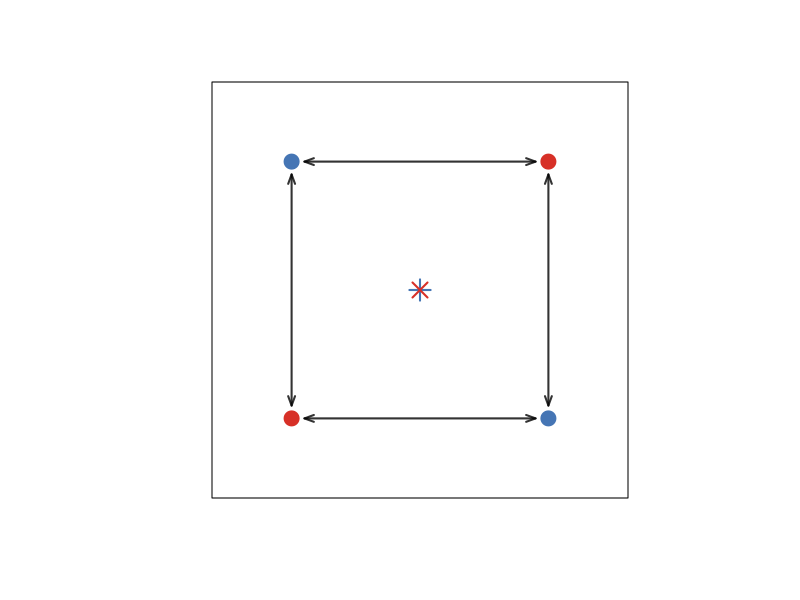

Write R code to recreate this figure.
## ---- chunk 1
knitr::opts_chunk$set(echo = TRUE,
                      fig.path='output/figures/meandiff')

movePoints <- function(x0y0, xy, d){
  total.dist <- apply(cbind(x0y0, xy), 1,
                      function(x) stats::dist(rbind(x[1:2], x[3:4])))
  p <- d / total.dist
  p <- 1 - p
  x0y0[,1] <- xy[,1] + p*(x0y0[,1] - xy[,1])
  x0y0[,2] <- xy[,2] + p*(x0y0[,2] - xy[,2])
  return(x0y0)
}


## ---- chunk 2
meandiff <- function(z1,z2){
  
  res <- vector('numeric', 0)
  
  for(i in 1:length(z1)){
    tmp <- z1[i] - z2
    res <- c(res,tmp)
  }
  
  mean(res)
}
## ---- chunk 3
set.seed(43805)
x <- rnorm(10, 50, 20)
y <- rnorm(13, 70, 20)
## ---- chunk 4
mean(x) - mean(y)
## ---- chunk 5
meandiff(x,y)
## ---- chunk 6
meaneucdist <- function(z1, z2){
    
  res <- vector('numeric', 0)
  
  for(i in 1:length(z1)){
    tmp <- sqrt((z1[i]-z2)^2)
    res <- c(res,tmp)
  }
  
  mean(res)
}

meaneucdist(x,y)
## ---- chunk 7
par(pty='s')
plot(c(-2,2), c(2,-2), pch=19, col='#4575b4', 
     ylim=c(-3,3), xlim=c(-3,3), cex=2,
     ylab='',xlab='', yaxt='n', xaxt='n')
points(c(2,-2),c(2,-2), pch=19, col='#d73027', cex=2)

arrows(1.8, 2, -1.8, 2, length=0.1, code=3, angle=20, lwd=2, col=grey(0,0.8))
arrows(2, 1.8, 2, -1.8, length=0.1, code=3, angle=20, lwd=2, col=grey(0,0.8))
arrows(1.8, -2, -1.8, -2, length=0.1, code=3, angle=20, lwd=2, col=grey(0,0.8))
arrows(-2, -1.8, -2, 1.8, length=0.1, code=3, angle=20, lwd=2, col=grey(0,0.8))
points(c(0,0),c(0,0), pch=c(3,4), col=c('#4575b4','#d73027'), cex=2, lwd=2)
